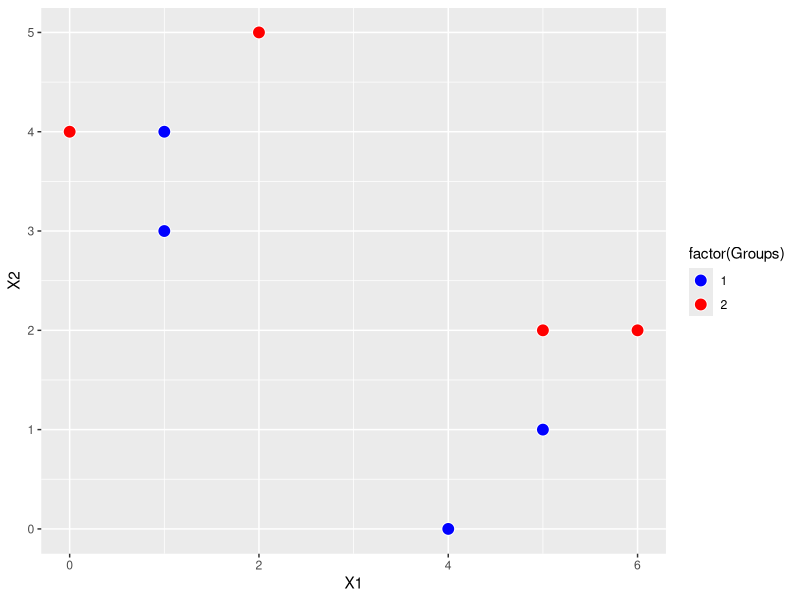

R code for this plot: (Note: this script raises an error after producing the figure.)
## ---- chunk 1
ktablei<-data.frame(X1=c(1,1,0,2,5,6,4,5),X2=c(4,3,4,5,1,2,0,2),Groups=c(1,1,2,2,1,2,1,2))
print("initial plot ")
library(ggplot2)
ggplot(ktablei, aes(x=X1,y=X2))+geom_point(colour="white", shape=21, size = 4,aes(fill = factor(Groups)))+scale_fill_manual(values=c("blue", "red"))
ktable<-ktablei
## ---- chunk 2
eucli<-function(x1,y1,x2,y2)
{
  result<-sqrt((x1-x2)^2+(y1-y2)^2)
  return(result)
}
## ---- chunk 3
g11<-subset(ktable,Groups==1)
temp1<-g11
g22<-subset(ktable,Groups==2)
temp2<-g22
cenx1=0
ceny1=0
cenx2=0
ceny2=0
for(i in 1:nrow(g11))
{
  cenx1<-cenx1+g11[i,1]
  ceny1<-ceny1+g11[i,2]
}
cenx1=cenx1/nrow(g11)
ceny1=ceny1/nrow(g11)
centroid1<-c(cenx1,ceny1,3)
print(paste("centroid of cluster 1 at iteration 1:",cenx1,ceny1))
for(i in 1:nrow(g22))
{
  cenx2<-cenx2+g22[i,1]
  ceny2<-ceny2+g22[i,2]
}
cenx2=cenx2/nrow(g22)
ceny2=ceny2/nrow(g22)
centroid2<-c(cenx2,ceny2,4)
print(centrod2)
temp<-rbind(ktable,centroid1)
temp<-rbind(temp,centroid2)

print(paste("centroid of cluster 1 at iteration 1:",cenx2,ceny2))
# ggplot(ktable, aes(x=X1,y=X2))+geom_point(colour="white", shape=21, size = 4,aes(fill = factor(Groups)))+scale_fill_manual(values=c("blue", "red"))
# par(new=TRUE)
#--------------------------------------------
#Q4
print("iteration 1")
dist1<-vector('numeric')
dist2<-vector('numeric')
for(i in 1:nrow(ktable))
{
 dist1[i]<-eucli(ktable[i,1],ktable[i,2],cenx1,ceny1)
  dist2[i]<-eucli(ktable[i,1],ktable[i,2],cenx2,ceny2)
  if(dist1[i]<dist2[i])
  {
    ktable[i,3]=1
  }
  else
  {
    ktable[i,3]=2
  }
}
g11<-subset(ktable,Groups==1)
print("new cluster:")
print(g11)
g22<-subset(ktable,Groups==2)
print("new cluster:")
print(g22)
ggplot(ktable, aes(x=X1,y=X2))+geom_point(colour="white", shape=21, size = 4,aes(fill = factor(Groups)))+scale_fill_manual(values=c("blue", "red"))


#------------------------------
#repeating from here
print("iteration 2")
for(i in 1:nrow(g11))
{
  cenx1<-cenx1+g11[i,1]
  ceny1<-ceny1+g11[i,2]
}
cenx1=cenx1/nrow(g11)
ceny1=ceny1/nrow(g11)
centrod1<-data.frame(c(cenx1),c(ceny1))
print(paste("centroid of cluster 1 at iteration 2:",cenx1,ceny1))
for(i in 1:nrow(g22))
{
  cenx2<-cenx2+g22[i,1]
  ceny2<-ceny2+g22[i,2]
}
cenx2=cenx2/nrow(g22)
ceny2=ceny2/nrow(g22)
centrod2<-data.frame(c(cenx2),c(ceny2))
print(paste("centroid of cluster 1 at iteration 2:",cenx2,ceny2))
dist1<-vector('numeric')
dist2<-vector('numeric')
for(i in 1:nrow(ktable))
{
  dist1[i]<-eucli(ktable[i,1],ktable[i,2],cenx1,ceny1)
  dist2[i]<-eucli(ktable[i,1],ktable[i,2],cenx2,ceny2)
  if(dist1[i]<dist2[i])
  {
    ktable[i,3]=1
  }
  else
  {
    ktable[i,3]=2
  }
}
g11<-subset(ktable,Groups==1)
print("new cluster:")
print(g11)
g22<-subset(ktable,Groups==2)
print("new cluster:")
print(g22)
ggplot(ktable, aes(x=X1,y=X2))+geom_point(colour="white", shape=21, size = 4,aes(fill = factor(Groups)))+scale_fill_manual(values=c("blue", "red"))
